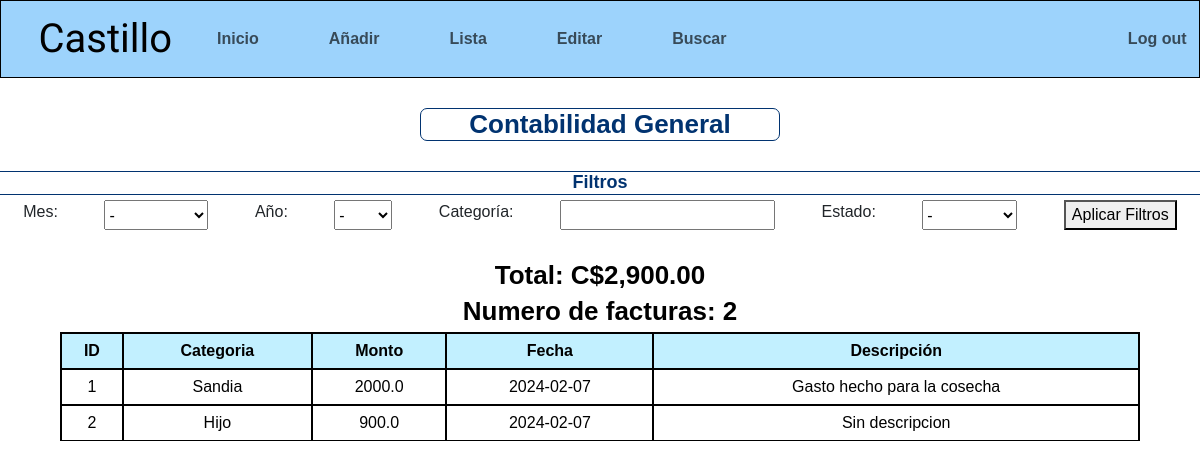
The page / (signed in) on the database its author committed.
### tables this page shows
CREATE TABLE invoices (
    id INTEGER PRIMARY KEY,
    amount REAL NOT NULL,
    category VARCHAR(50) NOT NULL,
    date DATE NOT NULL,
    description TEXT NOT NULL,
    user_id INTEGER NOT NULL, status TEXT,
    FOREIGN KEY (user_id) REFERENCES users(id)  -- Corregido de "user" a "users"
);

### app.py (the view)
@app.route("/", methods = ["GET", "POST"])
@login_required
def index():
    if request.method == "POST":
        user_id = session.get("user_id")
        mes = request.form.get("filtroMes")
        anio = request.form.get("filtroAnio")
        categoria = request.form.get("filtroCategoria")
        estado = request.form.get("filtroEstado")
        conditions = []
        params = []
        if mes:
            conditions.append("strftime('%m', date) = ?")
            params.append(mes)
        if anio:
            conditions.append("strftime('%Y', date) = ?")
            params.append(anio)
        if categoria:
            conditions.append("category LIKE ?")
            params.append(f"%{categoria}%")
        if estado:
            conditions.append("status = ?")
            params.append(estado)
        facturas = "SELECT * FROM invoices WHERE user_id = ?"
        if conditions:
            facturas += " AND " + " AND ".join(conditions)
        parametros_tupla = tuple(params)
        filtered = db.execute(facturas, user_id, *parametros_tupla)
        sum = 0
        quantity = 0
        for invoice in filtered:
            sum += invoice["amount"]
            quantity += 1
        return render_template("index.html", invoices = filtered, total_amount = usd(sum), total_quantity = quantity)
    else:
        user_id = session.get("user_id")
        facturas = db.execute("SELECT * FROM invoices WHERE user_id = ?", user_id)
        total = db.execute("SELECT SUM(amount) FROM invoices WHERE user_id = ?", user_id)
        quantity = 0
        for invoice in facturas:
            quantity += 1
        if not total[0]['SUM(amount)']:
            total[0]['SUM(amount)'] = 0
        return render_template("index.html", invoices = facturas, total_amount = usd(total[0]['SUM(amount)']), total_quantity = quantity)

### helpers.py (called while the page is built)
def login_required(f):
    @wraps(f)
    def decorated_function(*args, **kwargs):
        if session.get("user_id") is None:
            return redirect("/login")
        return f(*args, **kwargs)
    return decorated_function

def usd(value):
    return f"${value:,.2f}"

### templates/index.html (shortened to what this page needs)
{% extends "layout.html" %}
{% block main %}
        <div class="justify-center">
            <h2 class="titulo">Contabilidad General</h2>
        </div>
        <h3 class="filtro">Filtros</h3>
        <form id="filtroForm" class="space-around margin-bottom" method="post" action="/">
            <label for="filtroMes">Mes:</label>
            <select id="filtroMes" name="filtroMes">
                <option value="">-</option>
            </select>
            <label for="filtroAnio">Año:</label>
            <select id="filtroAnio" name="filtroAnio">
                <option value="">-</option>
            </select>
            <label for="filtroCategoria">Categoría:</label>
            <input id="filtroCategoria" name="filtroCategoria">
            <label for="filtroEstado">Estado:</label>
            <select id="filtroEstado" name="filtroEstado">
                <option value="">-</option>
            </select>
            <button type="submit">Aplicar Filtros</button>
        </form>
        <section class="data">
            <h3>Total: C{{ total_amount }}</h3>
            <h3>Numero de  facturas: {{ total_quantity }}</h3>
        </section>
        <section id="contabilidadChart" class="justify-center">
            {% if invoices %}
                <table class="table">
                    <tr>
                        <th>ID</th>
                        <th>Categoria</th>
                        <th>Monto</th>
                        <th>Fecha</th>
                        <th>Descripción</th>
                    </tr>
                    {% for invoice in invoices %}
                        <tr>
                            <td> {{invoice["id"]}}</td>
                            <td> {{invoice["category"]}}</td>
                            <td> {{invoice["amount"]}}</td>
                            <td> {{invoice["date"]}}</td>
                            <td> {{invoice["description"]}}</td>
                        </tr>
                    {% endfor %}
                </table>
            {% endif %}
        </section>
{% endblock %}

### templates/layout.html (shortened to what this page needs)
<!DOCTYPE html>
<html lang="en">
<head>
    <link href="https://cdn.jsdelivr.net/npm/bootstrap@5.3.2/dist/css/bootstrap.min.css" rel="stylesheet">
    <link href="../static/styles.css" rel="stylesheet">
</head>
<body>
    <nav class="navbar navbar-expand-lg nav-me">
        <div class="container-fluid">
            <a class="navbar-brand center-items">Castillo</a>
            <div class="collapse navbar-collapse justify-content-between" id="navbarScroll">
                <ul class="navbar-nav">
                    {% if session["user_id"] %}
                        <li class="nav-item container-style">
                            <a class="nav-link" href="/">Inicio</a>
                        </li>
                        <li class="nav-item container-style">
                            <a class="nav-link" href="/add">Añadir</a>
                        </li>
                        <li class="nav-item container-style">
                            <a class="nav-link" href="/list">Lista</a>
                        </li>
                        <li class="nav-item container-style">
                            <a class="nav-link" href="/edit">Editar</a>
                        </li>
                        <li class="nav-item container-style">
                            <a class="nav-link" href="/search">Buscar</a>
                        </li>
                    {% endif %}
                </ul>
                <div class="d-flex" id="MF1">
                    {% if session["user_id"] %}
                        <ul class="navbar-nav">
                            <li class="nav-item">
                                <a class="nav-link" href="/logout">Log out</a>
                            </li>
                        </ul>
                    {% else %}
                        <div class="grid">
                            <a class="nav-link" href="/login">Log in</a>
                            <a class="nav-link" href="/register">Register</a>
                        </div>
                    {% endif %}
                </div>
            </div>
        </div>
    </nav>
    <main>
        {% block main %}{% endblock %}
    </main>
</body>
</html>

### static/styles.css (style rules this page uses)
:root { --principal: #4aadf989; --primario: rgb(255, 241, 184); --principalLeve: #aedcff89; --secundario: rgba(173, 220, 229, 0.505); --terciario: #96fbff8a; --gris-azulado: #5a707a; --blanco: white; --oscuro: rgb(1, 51, 112); --rojito: rgba(255, 214, 221, 0.779); }
html { font-size: 62.5%; box-sizing: border-box; }
body { font-size: 16px; font-family: 'Krub', sans-serif; text-decoration: none; }
h2 { font-size: 2.6rem; }
h3 { font-size: 1.8rem; }
h1,h2,h3 { font-weight: bold; text-align: center; }
.center-items { align-items: center; justify-content: center; }
.margin-bottom { margin-bottom: 3rem; }
.container-style { padding: 0rem 3rem; }
a.center-items { font-family: 'Oleo Script', system-ui; font-size: 4rem; font-weight: lighter; margin-left: 3rem; }
.nav-me { font-weight: bold; --bs-bg-opacity: 1; background-color: var(--principal); border: black solid 1px; }
.justify-center { display: flex; justify-content: center; }
.titulo { margin: 3rem 0rem; color: var(--oscuro); width: 41%; border-radius: 7px; border: var(--oscuro) solid 1px; }
@media (min-width: 990px) { .titulo { width: 30%; } }
.table { width: 90%; border-collapse: collapse; }
th, td { border: 2px solid black; padding: 8px; text-align: center; vertical-align: middle; }
#contabilidadChart th { background-color: rgba(183, 238, 255, 0.838); }
.space-around { display: flex; justify-content: space-around; }
.filtro { color: var(--oscuro); border-top: var(--oscuro) solid 1px; border-bottom: var(--oscuro) solid 1px; }
.data h3 { font-size: 2.6rem; color: black; }

### rows shown on the page
invoices: id "1", category "Sandia", amount "2000.0", date "2024-02-07", description "Gasto hecho para la cosecha"
invoices: id "2", category "Hijo", amount "900.0", date "2024-02-07", description "Sin descripcion"

### other values the page prints
{{ total_amount }} "$2,900.00"
{{ total_quantity }} "2"
